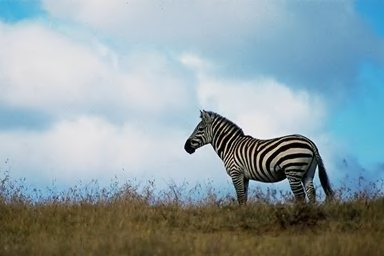
#> input picture clear/Au_ani_00001.jpg, 384 x 256 px; its folder holds only this picture in this run
$ python -i features_2.py   (imports and definitions only)   (older library calls are emulated)
#> lines starting #> are read from the running program, lines starting #| are printed output that depends on the picture; after the words box and inside, x2 and y2 are one past the last pixel; in counts of white or black regions, pixels touching at a corner belong together
import cv2
import numpy as np
import os

# texture analysis
from skimage.feature import local_binary_pattern


# Feature names used for reference in evaluation
FEATURE_NAMES = [
    'brightness_mean',
    'brightness_std',
    'edge_density',
    'noise_level',
    'color_mean_diff',
    'color_std_diff',
    'texture_sharpness',
    'lbp_mean',
    'lbp_std',
    'hist_entropy',
    'fft_mean',
    'fft_std'
]


def extract_features(image_path):
    """
    Extracts multiple visual features from an image.
    Returns a list of numerical values representing the image.
    """
#> called with image_path = 'clear/Au_ani_00001.jpg'

    img = cv2.imread(image_path)
#> img is the input picture: shape (256, 384, 3); mean B, G, R 165.6, 160, 142.6

    if img is None:
        print(f"Skipping unreadable file: {image_path}")
        return None

    # resizing helps keep computation consistent across images
    img = cv2.resize(img, (128, 128))
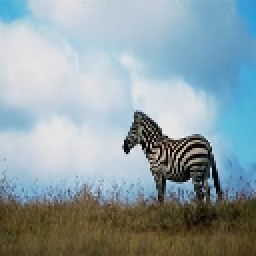
#> img: shape (128, 128, 3) (shown 2 times larger); mean B, G, R 165.8, 160.2, 142.9

    gray = cv2.cvtColor(img, cv2.COLOR_BGR2GRAY)

    # basic brightness statistics
    brightness_mean = np.mean(gray)
#> brightness_mean = 155.7
    brightness_std = np.std(gray)
#> brightness_std = 60.79

    # edges highlight unnatural boundaries (useful for pasted regions)
    edges = cv2.Canny(gray, 100, 200)
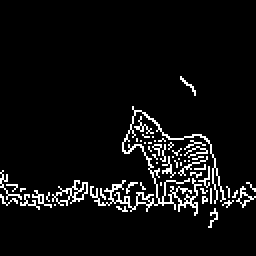
#> edges: shape (128, 128) (shown 2 times larger); 6% white in thin lines or dots, all inside (x1, y1, x2, y2) = (0, 38, 128, 114)
    edge_density = np.sum(edges > 0) / edges.size
#> edge_density = 0.0595

    # estimate noise by subtracting a blurred version
    blurred = cv2.GaussianBlur(gray, (5, 5), 0)
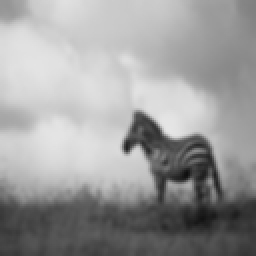
#> blurred: shape (128, 128) (shown 2 times larger); min 15, max 229, mean 155.7
    noise_level = np.var(gray.astype(float) - blurred.astype(float))
#> noise_level = 174.2

    # compare color channels (edited areas often mismatch)
    b, g, r = cv2.split(img)
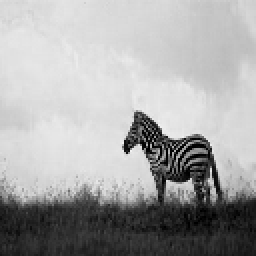
#> b: shape (128, 128) (shown 2 times larger); min 0, max 243, mean 165.8
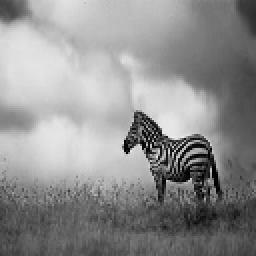
#> r: shape (128, 128) (shown 2 times larger); min 0, max 237, mean 142.9
    color_mean_diff = abs(float(np.mean(r)) - float(np.mean(b)))
#> color_mean_diff = 22.94
    color_std_diff = abs(float(np.std(r)) - float(np.std(b)))
#> color_std_diff = 20.02

    # sharpness / texture strength
    texture_sharpness = abs(np.mean(cv2.Laplacian(gray, cv2.CV_64F)))
#> texture_sharpness = 0.000732

    # Local Binary Pattern for texture inconsistencies
    lbp = local_binary_pattern(gray, P=8, R=1)
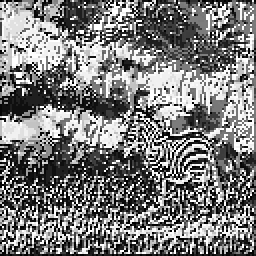
#> lbp: shape (128, 128) float64 (shown 2 times larger); min 0, max 255, mean 123.9
    lbp_mean = np.mean(lbp)
#> lbp_mean = 123.9
    lbp_std = np.std(lbp)
#> lbp_std = 92.65

    # histogram entropy (distribution irregularities)
    hist = cv2.calcHist([gray], [0], None, [256], [0, 256])
#> hist = 256 values, max 275 at index 217, min 0 at index 1, mean 64
    hist = hist / (np.sum(hist) + 1e-7)  # avoid division issues
#> hist = 256 values, max 0.0168 at index 217, min 0 at index 1, mean 0.00391
    hist_entropy = -np.sum(hist * np.log2(hist + 1e-7))
#> hist_entropy = 7.34

    # frequency domain (useful for detecting compression artifacts)
    f = np.fft.fft2(gray)
    fshift = np.fft.fftshift(f)
    magnitude = np.log(np.abs(fshift) + 1)
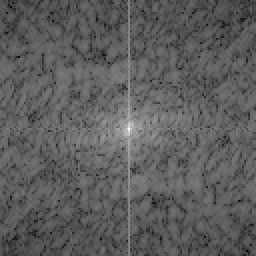
#> magnitude: shape (128, 128) float64 (shown 2 times larger); min 3.02, max 14.75, mean 7.33; drawn with min black and max white

    fft_mean = np.mean(magnitude)
#> fft_mean = 7.33
    fft_std = np.std(magnitude)
#> fft_std = 0.865

    return [
        brightness_mean,
        brightness_std,
        edge_density,
        noise_level,
        color_mean_diff,
        color_std_diff,
        texture_sharpness,
        lbp_mean,
        lbp_std,
        hist_entropy,
        fft_mean,
        fft_std
    ]


def build_dataset(authentic_folder, tampered_folder):
    """
    Reads images from both folders and builds dataset.
    Returns:
        X → features
        y → labels (0 = authentic, 1 = tampered)
    """

    features_list = []
    labels_list = []

    for label, folder in enumerate([authentic_folder, tampered_folder]):

        if not os.path.exists(folder):
            print(f"Folder not found: {folder}")
            continue

        for file in os.listdir(folder):

            if not file.lower().endswith(('.jpg', '.jpeg', '.png', '.bmp')):
                continue

            path = os.path.join(folder, file)

            features = extract_features(path)

            if features is not None:
                features_list.append(features)
                labels_list.append(label)

    X = np.array(features_list)
    y = np.array(labels_list)

    print("\nDataset summary:")
    print(f"Total samples : {len(y)}")
    print(f"Authentic     : {sum(y == 0)}")
    print(f"Tampered      : {sum(y == 1)}")
    print(f"Feature shape : {X.shape}")

    return X, y

>>> result = extract_features('clear/Au_ani_00001.jpg')
#> result = [155.7, 60.79, 0.0595, 174.2, 22.94, 20.02, 0.000732, 123.9, 92.65, 7.34, 7.33, 0.865]

$ run again, on clear/Au_ani_00002.jpg
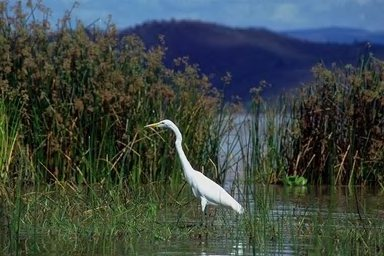
#> input picture clear/Au_ani_00002.jpg, 384 x 256 px
#> in extract_features, img is the input picture: shape (256, 384, 3); mean B, G, R 68, 71.4, 60.8
#> img: shape (128, 128, 3)
#> brightness_mean = 68.2
#> brightness_std = 37.27
#> in extract_features, `edges = cv2.Canny(gray, 100, 200)`:
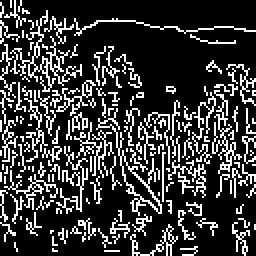
#> edges: shape (128, 128) (shown 2 times larger); 21.9% white in thin lines or dots
#> edge_density = 0.219
#> noise_level = 225.9
#> color_mean_diff = 7.21
#> color_std_diff = 19.16
#> texture_sharpness = 0.0203
#> lbp_mean = 125.2
#> lbp_std = 97.09
#> in extract_features, `hist = cv2.calcHist([gray], [0], None, [256], [0, 256])`: hist = 256 values, max 239 at index 34, min 0 at index 162, mean 64
#> in extract_features, `hist = hist / (np.sum(hist) + 1e-7)`: hist = 256 values, max 0.0146 at index 34, min 0 at index 162, mean 0.00391
#> hist_entropy = 7.03
#> in extract_features, `magnitude = np.log(np.abs(fshift) + 1)`:
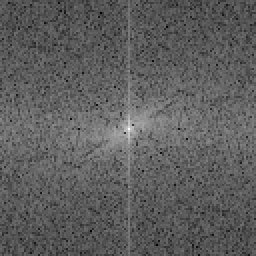
#> magnitude: shape (128, 128) float64 (shown 2 times larger); min 3.56, max 13.93, mean 7.4; drawn with min black and max white
#> fft_mean = 7.4
#> fft_std = 0.826
#> result = [68.2, 37.27, 0.219, 225.9, 7.21, 19.16, 0.0203, 125.2, 97.09, 7.03, 7.4, 0.826]

$ run again, on clear/Au_ani_00003.jpg
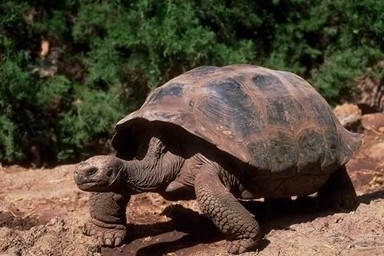
#> input picture clear/Au_ani_00003.jpg, 384 x 256 px
#> in extract_features, img is the input picture: shape (256, 384, 3); mean B, G, R 55.7, 71.8, 83.9
#> img: shape (128, 128, 3)
#> brightness_mean = 73.9
#> brightness_std = 53.43
#> in extract_features, `edges = cv2.Canny(gray, 100, 200)`:
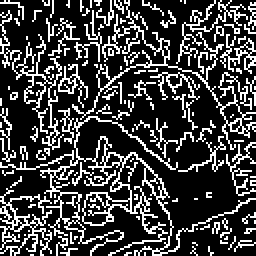
#> edges: shape (128, 128) (shown 2 times larger); 25.1% white in thin lines or dots
#> edge_density = 0.251
#> noise_level = 236
#> color_mean_diff = 28.23
#> color_std_diff = 16.84
#> texture_sharpness = 0.0598
#> lbp_mean = 129.7
#> lbp_std = 96.87
#> in extract_features, `hist = cv2.calcHist([gray], [0], None, [256], [0, 256])`: hist = 256 values, max 214 at index 17, min 0 at index 207, mean 64
#> in extract_features, `hist = hist / (np.sum(hist) + 1e-7)`: hist = 256 values, max 0.0131 at index 17, min 0 at index 207, mean 0.00391
#> hist_entropy = 7.45
#> in extract_features, `magnitude = np.log(np.abs(fshift) + 1)`:
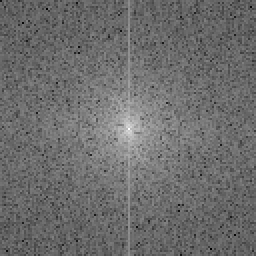
#> magnitude: shape (128, 128) float64 (shown 2 times larger); min 2.66, max 14.01, mean 7.52; drawn with min black and max white
#> fft_mean = 7.52
#> fft_std = 0.88
#> result = [73.9, 53.43, 0.251, 236, 28.23, 16.84, 0.0598, 129.7, 96.87, 7.45, 7.52, 0.88]

$ run again, on clear/Au_ani_00004.jpg
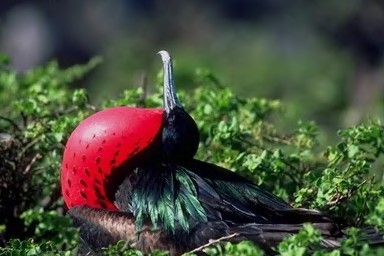
#> input picture clear/Au_ani_00004.jpg, 384 x 256 px
#> in extract_features, img is the input picture: shape (256, 384, 3); mean B, G, R 59.1, 76.1, 72.1
#> img: shape (128, 128, 3)
#> brightness_mean = 73.13
#> brightness_std = 41.12
#> edges: shape (128, 128); 20.2% white in thin lines or dots, all inside (x1, y1, x2, y2) = (0, 25, 128, 128)
#> edge_density = 0.202
#> noise_level = 271.7
#> color_mean_diff = 12.99
#> color_std_diff = 17.01
#> texture_sharpness = 0.114
#> lbp_mean = 137.7
#> lbp_std = 90.11
#> in extract_features, `hist = cv2.calcHist([gray], [0], None, [256], [0, 256])`: hist = 256 values, max 202 at index 71, min 0 at index 211, mean 64
#> in extract_features, `hist = hist / (np.sum(hist) + 1e-7)`: hist = 256 values, max 0.0123 at index 71, min 0 at index 211, mean 0.00391
#> hist_entropy = 7.27
#> in extract_features, `magnitude = np.log(np.abs(fshift) + 1)`:
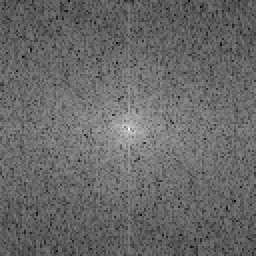
#> magnitude: shape (128, 128) float64 (shown 2 times larger); min 2.99, max 14, mean 7.5; drawn with min black and max white
#> fft_mean = 7.5
#> fft_std = 0.897
#> result = [73.13, 41.12, 0.202, 271.7, 12.99, 17.01, 0.114, 137.7, 90.11, 7.27, 7.5, 0.897]
